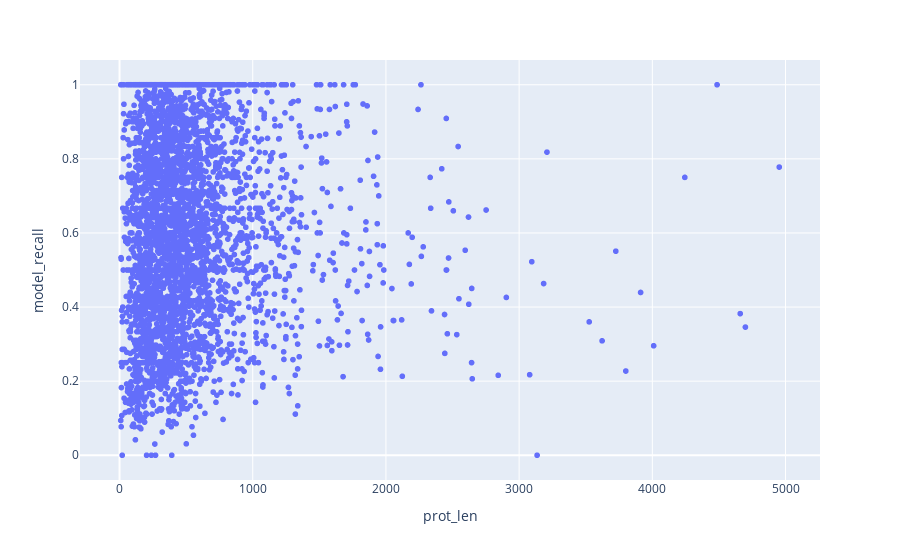

The notebook cell this image was saved under:
### Code cell
import plotly.express as px
fig = px.scatter(df, x="prot_len", y="model_recall",  hover_data=[df.index])
fig.show()

### Figure 1 — Plotly figure (JSON) as saved in the notebook; plotly's stock layout.template omitted (floating-point values rounded to 4 significant figures; data arrays with more than 128 entries replaced by an {"elided": "..."} marker saying what was removed)
{"data": [{"customdata": {"elided": "3874x1 str values"}, "hovertemplate": "prot_len=%{x}<br>model_recall=%{y}<br>index=%{customdata[0]}<extra></extra>", "legendgroup": "", "marker": {"color": "#636efa", "symbol": "circle"}, "mode": "markers", "name": "", "showlegend": false, "type": "scattergl", "x": {"elided": "3874 int values"}, "xaxis": "x", "y": {"elided": "3874 float values"}, "yaxis": "y"}], "layout": {"legend": {"tracegroupgap": 0}, "margin": {"t": 60}, "xaxis": {"anchor": "y", "domain": [0, 1], "title": {"text": "prot_len"}}, "yaxis": {"anchor": "x", "domain": [0, 1], "title": {"text": "model_recall"}}}}
